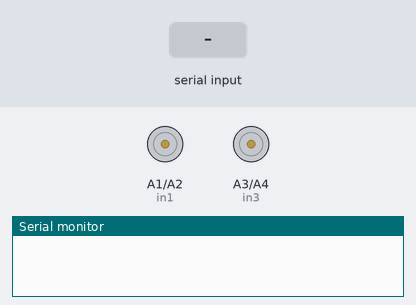
This sketch was run on a simulated Arduino Uno, built with avr-gcc and run on an emulated ATmega328P. On the bench: motor-driver pin pairs drawn as motors (green arrow = first pin HIGH = forward, orange = second pin HIGH = backward, longer = more drive, scaled by the enable pin), the last lines printed to the serial monitor. The inputs (shaded band) are chosen by the test bench.

Above: at 1.2 s.
1.3 s: "F" received over Serial
At 2.1 s:
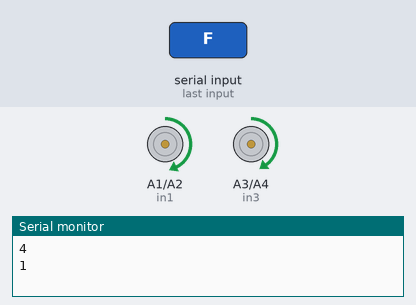
2.8 s: "L" received over Serial
At 3.2 s:
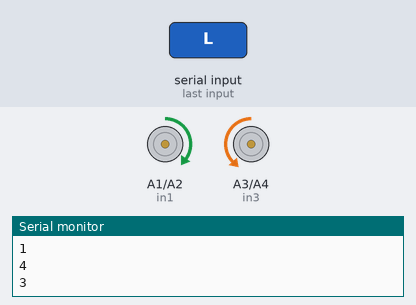
4.3 s: "R" received over Serial
At 5.5 s:
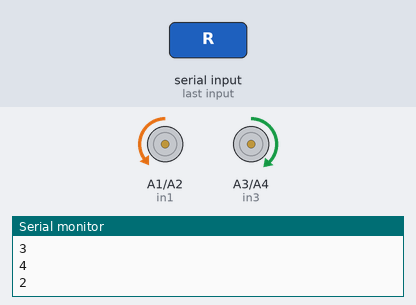
5.8 s: "B" received over Serial
At 6.7 s:
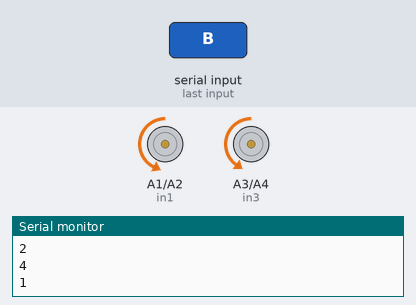
7.3 s: "1" received over Serial
At 7.8 s:
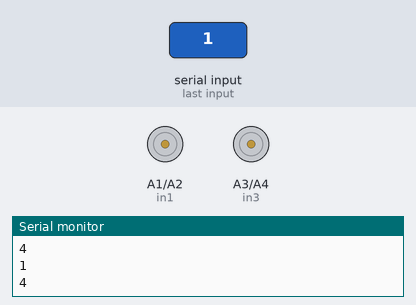
Timing chart, 0 to 9.8 s (numbered marks = the images above; inputs shaded):
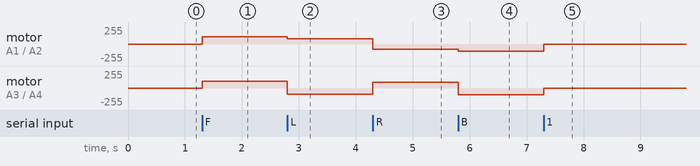

The sketch:

Bluetooth_Remoted_Controlled_Car.ino
```cpp
// Left Motor  connections
int enA = 3;
int in1 = A1;
int in2 = A2;
// Right Motor connections
int enB = 11;
int in3 = A3;
int in4 = A4;

int command; //Int to store app command state.

void setup() {
  pinMode(in1, OUTPUT);
  pinMode(in2, OUTPUT);
  pinMode(in3, OUTPUT);
  pinMode(in4, OUTPUT);
  pinMode(enA,OUTPUT);
  pinMode(enB,OUTPUT);
  Serial.begin(9600);  //Set the baud rate to your Bluetooth module.
}

void loop() {
  if (Serial.available() > 0) {
    command = Serial.read();
    Stop(); //Initialize with motors stoped.
    switch (command) {
      case 'F':
        forward();
        break;
      case 'B':
        back();
        break;

      case 'L':
        left();
        break;
      case 'R':
        right();
        break;


    }

  }
}

void forward() {
  digitalWrite(in1,HIGH);
  digitalWrite(in2,LOW);
  digitalWrite(in3,HIGH);
  digitalWrite(in4,LOW);

  analogWrite(enA, 110);
  analogWrite(enB, 100);
  Serial.println(1);
}

void back() {
  digitalWrite(in1,LOW);
  digitalWrite(in2,HIGH);
  digitalWrite(in3,LOW);
  digitalWrite(in4,HIGH);

  analogWrite(enA, 110);
  analogWrite(enB, 100);
    Serial.println(1);
}

void right() {
  digitalWrite (in1, LOW);
   digitalWrite (in2, HIGH);
   digitalWrite (in3, HIGH);
   digitalWrite (in4, LOW);

    analogWrite (enA, 80);
    analogWrite (enB, 90);
  Serial.println(2);
}

void left() {
   digitalWrite (in1, HIGH);
   digitalWrite (in2, LOW);
   digitalWrite (in3, LOW);
   digitalWrite (in4, HIGH);

    analogWrite (enA, 80);
    analogWrite (enB, 90);
  Serial.println(3);
}


void Stop() {
  digitalWrite (in1, LOW);
   digitalWrite (in2, LOW);
   digitalWrite (in3, LOW);
   digitalWrite (in4, LOW);
     Serial.println(4);


}
```

Measured:
- after the input at 1.3 s, motor on A1 (in1) / A2 (in2): stopped → forward 110/255 at once; motor on A3 (in3) / A4 (in4): stopped → forward 100/255 at once
- after the input at 2.8 s, motor on A1 (in1) / A2 (in2): forward 110/255 → forward 80/255 at once; motor on A3 (in3) / A4 (in4): forward 100/255 → backward 90/255 at once
- after the input at 4.3 s, motor on A1 (in1) / A2 (in2): forward 80/255 → backward 80/255 at once; motor on A3 (in3) / A4 (in4): backward 90/255 → forward 90/255 at once
- after the input at 5.8 s, motor on A1 (in1) / A2 (in2): backward 80/255 → backward 110/255 at once; motor on A3 (in3) / A4 (in4): forward 90/255 → backward 100/255 at once
- after the input at 7.3 s, motor on A1 (in1) / A2 (in2): backward 110/255 → stopped at once; motor on A3 (in3) / A4 (in4): backward 100/255 → stopped at once
